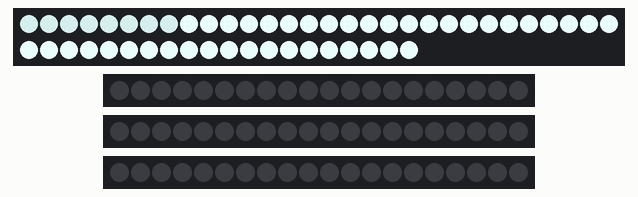
A sketch run on a simulated Arduino Uno, built with avr-gcc and run on an emulated ATmega328P. Parts: 50 RGB LEDs in strip order, left to right, continuing on the next row, 3 × 20 RGB LEDs in strip order, left to right. Random numbers use the default seed unless the sketch sets one.

Above: at 0.19 s.
At 2.98 s:
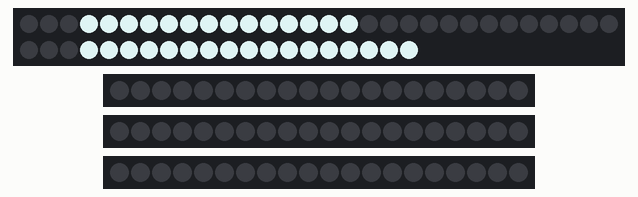
At 8.74 s:
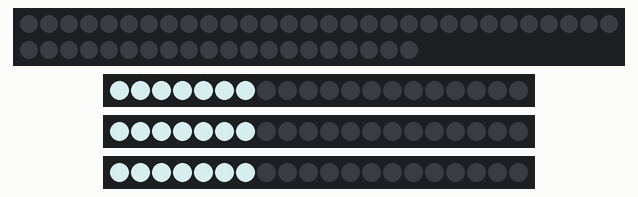
At 15.16 s:
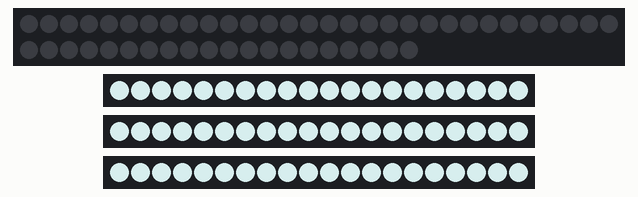
At 26.04 s:
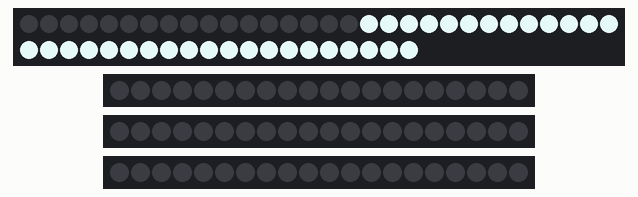
At 37.67 s:
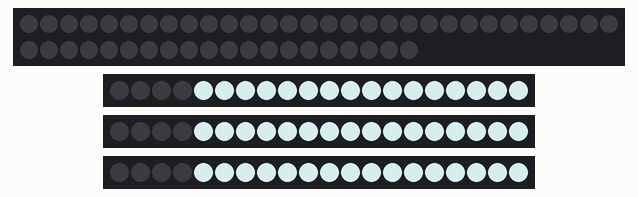

The sketch:

Robot_Cloud_LED.ino
```cpp
#include <Adafruit_NeoPixel.h>
#ifdef __AVR__
#include <avr/power.h> // Required for 16 MHz Adafruit Trinket
#endif

#define THUNDER_LED_PIN 7 // THUNDER LED PIN

#define NUM_THUNDERPIXEL 50 // NeoPixel thunder

#define VERTICAL_LED_PIN_1 6 // VERTICAL LED PIN 1
#define VERTICAL_LED_PIN_2 5 // VERTICAL LED PIN 2
#define VERTICAL_LED_PIN_3 4 // VERTICAL LED PIN 3

#define NUM_VERTICALPIXEL 20 // NeoPixel vertical
#define NUM_VERTICAL_STRIP 3 // Vertical Strip number

// When setting up the NeoPixel library, we tell it how many pixels,
// and which pin to use to send signals.
Adafruit_NeoPixel thunder_pixels(NUM_THUNDERPIXEL, THUNDER_LED_PIN, NEO_GRB);

Adafruit_NeoPixel vertical_pixels[] = {Adafruit_NeoPixel(NUM_VERTICALPIXEL, VERTICAL_LED_PIN_1, NEO_GRB), Adafruit_NeoPixel(NUM_VERTICALPIXEL, VERTICAL_LED_PIN_2, NEO_GRB), Adafruit_NeoPixel(NUM_VERTICALPIXEL, VERTICAL_LED_PIN_3, NEO_GRB)};

#define DELAYVAL 20 // Time (in milliseconds) to pause between vertical pixels animation pixels

struct LED_Color
{
  int red;
  int green;
  int blue;
  int brightness;
};

LED_Color led_color;

void setup()
{

  led_color.red = 181;
  led_color.green = 200;
  led_color.blue = 200;
  led_color.brightness = 255;

  thunder_pixels.begin();
  thunder_pixels.setBrightness(255);
  thunder_pixels.show();
  thunder_pixels.clear();

  for (int i = 0; i < thunder_pixels.numPixels(); ++i)
  {
    thunder_pixels.setPixelColor(i, thunder_pixels.Color(led_color.red, led_color.green, led_color.blue));
    thunder_pixels.show();
  }

  for (int i = 0; i < NUM_VERTICAL_STRIP; ++i)
  {
    vertical_pixels[i].begin();
    vertical_pixels[i].setBrightness(255);
    vertical_pixels[i].show();
    vertical_pixels[i].clear();
  }
}

void loop()
{
  thunderEffect();
  verticalEffect();
}

void verticalEffect()
{
  for (int i = 0; i < NUM_VERTICALPIXEL; ++i)
  {
    for (int j = 0; j < NUM_VERTICAL_STRIP; ++j)
    {
      vertical_pixels[j].setPixelColor(i, vertical_pixels[i].Color(led_color.red, led_color.green, led_color.blue));
      vertical_pixels[j].show();
    }

    delay(DELAYVAL);
  }

  for (int i = 0; i < NUM_VERTICALPIXEL; ++i)
  {
    for (int j = 0; j < NUM_VERTICAL_STRIP; ++j)
    {
      vertical_pixels[j].setPixelColor(i, vertical_pixels[i].Color(0, 0, 0));
      vertical_pixels[j].show();
    }

    delay(DELAYVAL);
  }
}

void thunderEffect()
{
  uint32_t color = thunder_pixels.Color(led_color.red, led_color.green, led_color.blue);

  int flashBrightness = 255;

  // number of flashes
  int flashCount = random(5, 15);
  // flash white brightness range - 0-255
  int flashBrightnessMin = 5;
  int flashBrightnessMax = 255;
  // flash duration range - ms
  int flashDurationMin = 5;
  int flashDurationMax = 75;
  // flash off range - ms
  int flashOffsetMin = 0;
  int flashOffsetMax = 75;
  // time to next flash range - ms
  int nextFlashDelayMin = 1;
  int nextFlashDelayMax = 50;

  for (int flash = 0; flash <= flashCount; flash++)
  {
    // add variety to color
    int colorV = getRandomValueOrZero(0, 50);
    color = thunder_pixels.Color(led_color.red + colorV, led_color.green + colorV, led_color.blue + colorV, flashBrightness);

    int rpt = random(4, 6);
    for (int i = 0; i < rpt; ++i)
    {
      int thunder_led_start = getRandomValueOrZero(0, NUM_THUNDERPIXEL);
      int thunder_led_end = getRandomValueOrZero(thunder_led_start, NUM_THUNDERPIXEL);
      thunder_pixels.fill(color, thunder_led_start, thunder_led_end);
      thunder_pixels.show();
      delay(random(flashOffsetMin, flashOffsetMax));
    }

    thunder_pixels.clear();
    thunder_pixels.show();
    delay(random(nextFlashDelayMin, nextFlashDelayMax));
  }
}

int getRandomValueOrZero(int min, int max)
{
  int rnd_val = random(min, max);

  if (rnd_val < 0)
  {
    return 0;
  }

  return rnd_val;
}
```
